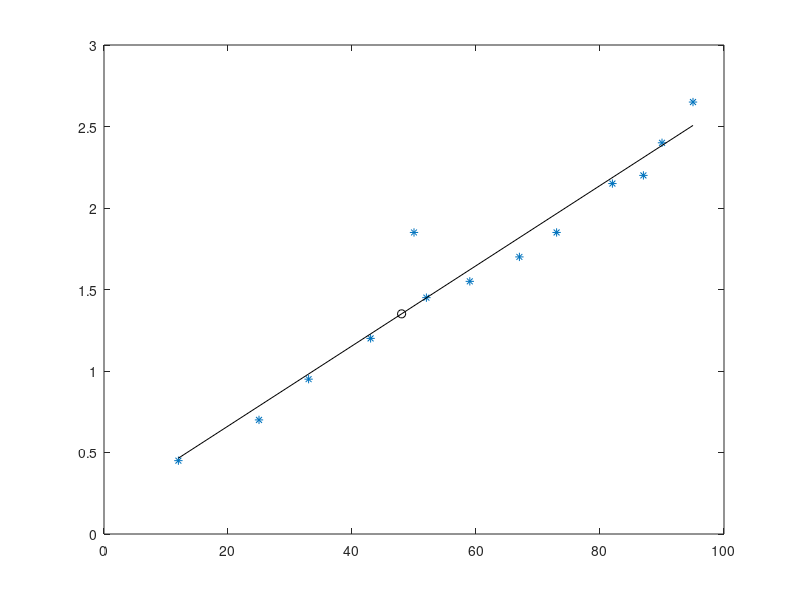

MATLAB code for this plot:
% Bradie: section 5.8, example 22

clear; close all

% distance
x = [12;
     25;
     33;
     43;
     50;
     52;
     59;
     67;
     73;
     82;
     87;
     90;
     95];
 
 % toll
 y = [.45;
     .7;
     .95;
     1.2;
     1.85;
     1.45;
     1.55;
     1.70;
     1.85;
     2.15;
     2.2;
     2.4;
     2.65];
 
 u = polyfit(x, y, 1);
 a = u(2)
 b = u(1)
 
 xhat = [min(x) max(x)];
 yhat = a + b*xhat;
 
 % to get the toll at a distance of 48 miles from the toll both, we use the
 % matlab function polyval
 
 xnew = 48;
 ynew = polyval(u, xnew)
 
 plot(x, y, '*', xhat, yhat, 'k', xnew, ynew, 'ok')
 
 
     